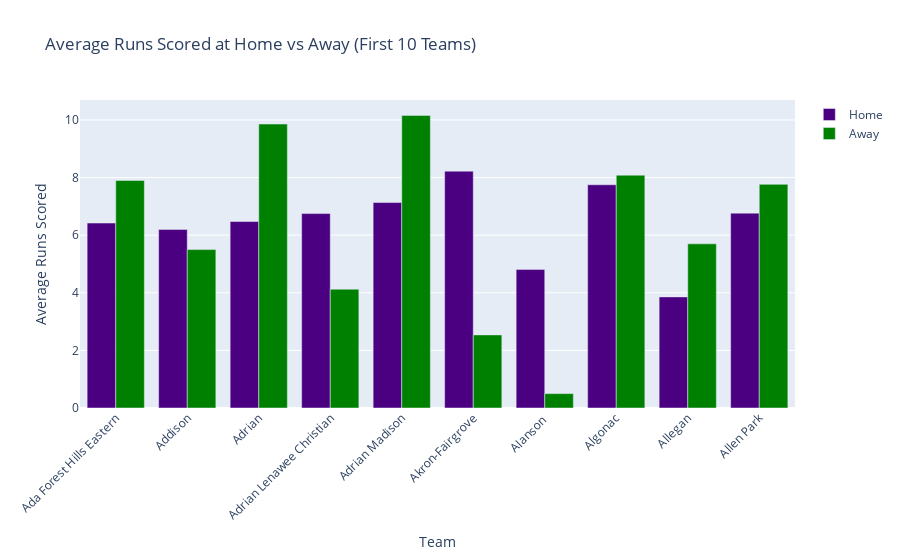

Notebook code for this chart:
### Code cell
# BARCHART OF JUST 10 TEAMS WITH SOME STYLE APPLIED 



# import plotly.graph_objects as go

# Select the first 10 teams for clarity
subset_df = df.head(10)

# Create a bar chart
fig = go.Figure()

# Add a bar for home average runs scored
fig.add_trace(go.Bar(
    x=subset_df['primary_team'],
    y=subset_df['home_avg_runs_scored'],
    name='Home',
    marker_color='indigo'
))

# Add a bar for away average runs scored
fig.add_trace(go.Bar(
    x=subset_df['primary_team'],
    y=subset_df['away_avg_runs_scored'],
    name='Away',
    marker_color='green'
))

# Here we modify the tickangle of the xaxis, resulting in rotated labels. 
fig.update_layout(barmode='group', xaxis_tickangle=-45)

# Set the title and labels
fig.update_layout(title_text='Average Runs Scored at Home vs Away (First 10 Teams)',
                  xaxis_title='Team',
                  yaxis_title='Average Runs Scored')

# Show the figure
fig.show()

### Figure 1 — Plotly figure (JSON) as saved in the notebook; plotly's stock layout.template omitted (floating-point values rounded to 4 significant figures)
{"data": [{"marker": {"color": "indigo"}, "name": "Home", "type": "bar", "x": ["Ada Forest Hills Eastern", "Addison", "Adrian", "Adrian Lenawee Christian", "Adrian Madison", "Akron-Fairgrove", "Alanson ", "Algonac", "Allegan", "Allen Park"], "y": [6.421, 6.2, 6.474, 6.75, 7.133, 8.222, 4.812, 7.75, 3.857, 6.765]}, {"marker": {"color": "green"}, "name": "Away", "type": "bar", "x": ["Ada Forest Hills Eastern", "Addison", "Adrian", "Adrian Lenawee Christian", "Adrian Madison", "Akron-Fairgrove", "Alanson ", "Algonac", "Allegan", "Allen Park"], "y": [7.9, 5.5, 9.857, 4.125, 10.16, 2.538, 0.5, 8.083, 5.7, 7.765]}], "layout": {"barmode": "group", "title": {"text": "Average Runs Scored at Home vs Away (First 10 Teams)"}, "xaxis": {"tickangle": -45, "title": {"text": "Team"}}, "yaxis": {"title": {"text": "Average Runs Scored"}}}}
